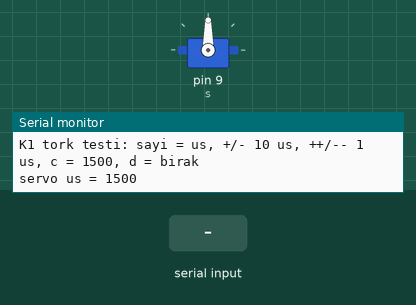
Recording of a sketch running on a simulated Arduino Uno, built with avr-gcc and run on an emulated ATmega328P. On the bench: servo, the last lines printed to the serial monitor. The inputs (shaded band) are chosen by the test bench.

Above: at 1.2 s.
1.3 s: "90,45\n" received over Serial
At 2.5 s:
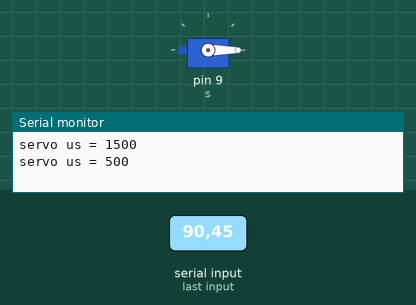
2.8 s: "c\n" received over Serial
At 3.8 s:
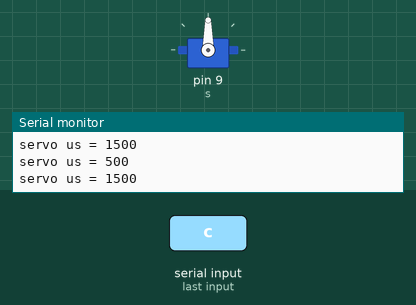
4.3 s: "30,150\n" received over Serial
At 5.0 s:
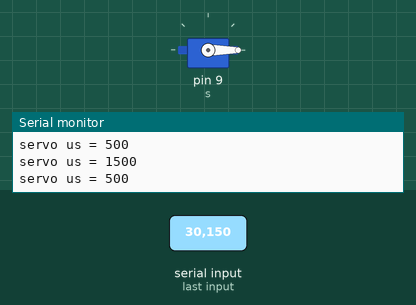
Timing chart, 0 to 7.3 s (numbered marks = the images above; inputs shaded):
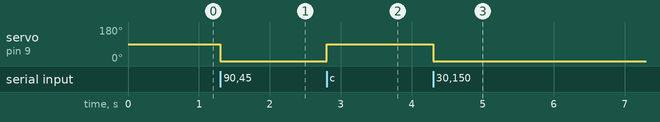

The sketch:

k1_tork.ino
```cpp
// Project Bust - K1 MG996R tork + bosluk testi (Uno + Servo.h, PCA gerekmez)
// Baglanti: servo sinyal -> D9, servo + / - -> 5 V 5 A adaptor (Uno'nun 5V'una BAGLAMA), adaptor GND <-> Uno GND ortak.
// Seri monitor 115200, satir sonu "Newline":
//   1500      -> 1500 us'ye git (500..2500)
//   + / -     -> 10 us adim     ++ / --  -> 1 us adim
//   c         -> 1500 us (merkez)   d -> servoyu birak (detach, tork yok)
// Kolu yatay getirmek icin +/- ile kadranda "0"i bul; o degeri forma yaz.
#include <Servo.h>

Servo s;
int us = 1500;

void git(int v) {
  us = constrain(v, 500, 2500);
  if (!s.attached()) s.attach(9, 500, 2500);
  s.writeMicroseconds(us);
  Serial.print(F("servo us = ")); Serial.println(us);
}

void setup() {
  Serial.begin(115200);
  Serial.println(F("K1 tork testi: sayi = us, +/- 10 us, ++/-- 1 us, c = 1500, d = birak"));
  git(1500);
}

void loop() {
  if (!Serial.available()) return;
  String k = Serial.readStringUntil('\n'); k.trim();
  if (k == "+") git(us + 10);
  else if (k == "-") git(us - 10);
  else if (k == "++") git(us + 1);
  else if (k == "--") git(us - 1);
  else if (k == "c") git(1500);
  else if (k == "d") { s.detach(); Serial.println(F("servo birakildi")); }
  else if (k.length() && isDigit(k[0])) git(k.toInt());
}
```

Measured:
- after the input at 1.3 s, servo on pin 9 (s): 90° → 0° at once
- after the input at 2.8 s, servo on pin 9 (s): 0° → 90° at once
- after the input at 4.3 s, servo on pin 9 (s): 90° → 0° at once
